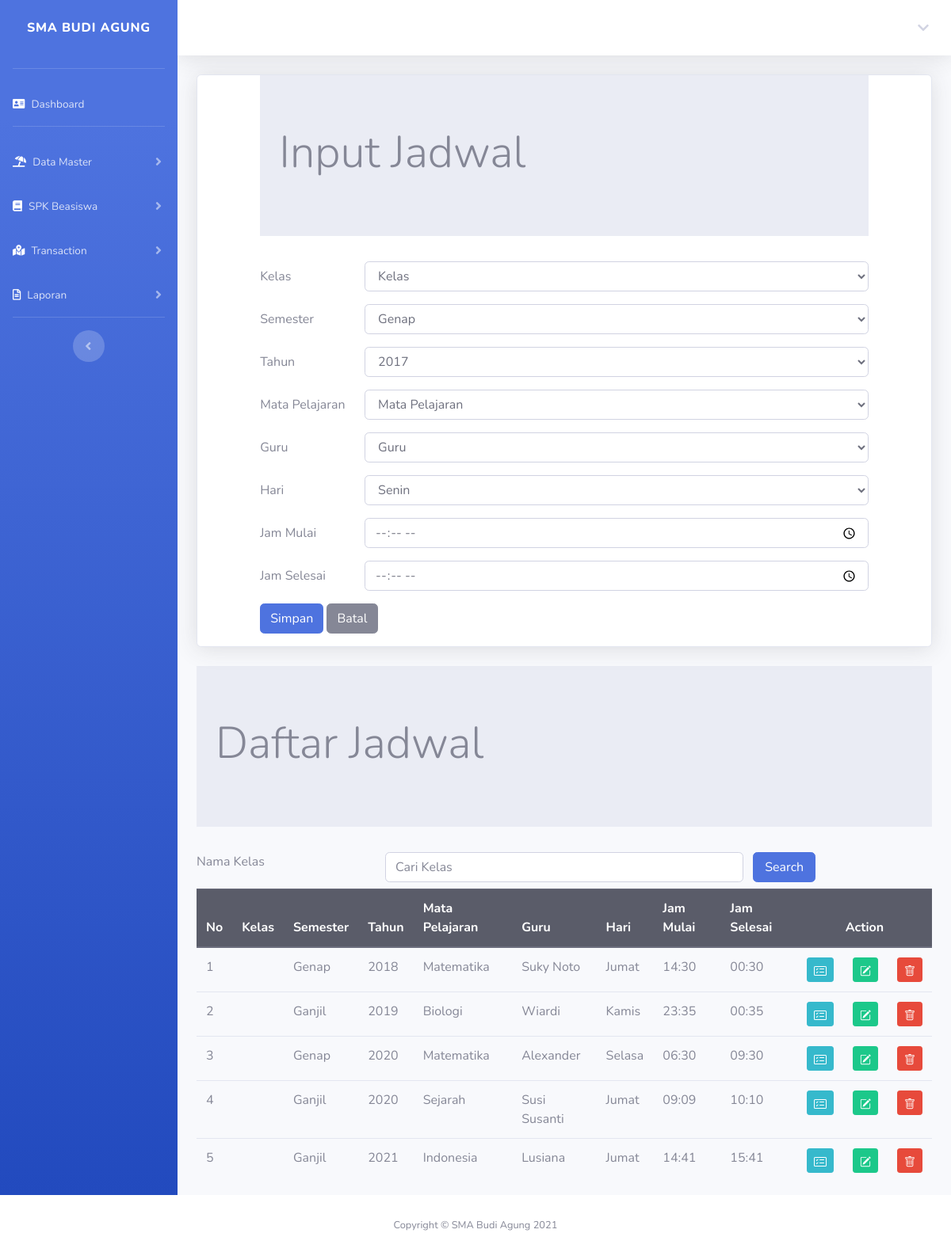
The app's page /jadwalinput.php (signed in) with its own data.
### tables this page shows
CREATE TABLE `jadwal` (
  `id` int(11) NOT NULL,
  `nama_kelas` varchar(100) NOT NULL,
  `kode_kelas` varchar(15) NOT NULL,
  `semester` varchar(100) NOT NULL,
  `tahun` year(4) NOT NULL,
  `matpel` varchar(100) NOT NULL,
  `kode_matpel` varchar(10) NOT NULL,
  `kode_guru` varchar(10) NOT NULL,
  `guru` varchar(100) NOT NULL,
  `hari` varchar(100) NOT NULL,
  `jammulai` varchar(100) NOT NULL,
  `jamselesai` varchar(100) NOT NULL
);

### jadwalinput.php (the view, shortened to what this page needs)
<!DOCTYPE html>
<?php
include "includes/config.php";
?>
<html lang="en">
<head>
    <link rel="stylesheet" type="text/css" href="css/bootstrap.min.css">
</head>
<?php include "header.php"; ?>
<div class="container-fluid">
    <div class="card shadow mb-4">
        <body>
            <div class="row">
                <div class="col-sm-1">
                </div>
                <?php if ($_SESSION['role'] != "siswa") : ?>
                    <div class="col-sm-10">
                        <div class="jumbotron jumbotron-fluid">
                            <div class="container">
                                <h1 class="display-4">Input Jadwal</h1>
                            </div>
                        </div>
                        <form method="POST">
                            <div class="form-group row">
                                <label for="kelas" class="col-sm-2 col-form-label">Kelas</label>
                                <div class="col-sm-10">
                                    <select name="inputkelas" class="form-control" id="kelas">
                                        <option>Kelas</option>
                                    </select>
                                </div>
                            </div>
                            <div class=" form-group row">
                                <label for="semester" class="col-sm-2 col-form-label">Semester</label>
                                <div class="col-sm-10">
                                    <select class="form-control" required name="inputsemester">
                                        <option value="Genap">Genap</option>
                                    </select>
                                </div>
                            </div>
                            <div class="form-group row">
                                <label for="tahun" class="col-sm-2 col-form-label">Tahun</label>
                                <div class="col-sm-10">
                                    <select class="form-control" required name="inputtahun">
                                        <option value="2017">2017</option>
                                    </select>
                                </div>
                            </div>
                            <div class="form-group row">
                                <label for="matpel" class="col-sm-2 col-form-label">Mata Pelajaran</label>
                                <div class="col-sm-10">
                                    <select name="inputmatpel" class="form-control" id="matpel">
                                        <option>Mata Pelajaran</option>
                                    </select>
                                </div>
                            </div>
                            <div class="form-group row">
                                <label for="guru" class="col-sm-2 col-form-label">Guru</label>
                                <div class="col-sm-10">
                                    <select name="inputguru" class="form-control" id="guru">
                                        <option>Guru</option>
                                    </select>
                                </div>
                            </div>
                            <div class="form-group row">
                                <label for="hari" class="col-sm-2 col-form-label">Hari</label>
                                <div class="col-sm-10">
                                    <select class="form-control" required name="inputhari">
                                        <option value="Senin">Senin</option>
                                    </select>
                                </div>
                            </div>
                            <div class="form-group row">
                                <label for="jammulai" class="col-sm-2 col-form-label">Jam Mulai</label>
                                <div class="col-sm-10">
                                    <input type="time" class="form-control" name="inputjammulai" id="jammulai" placeholder="Input Min">
                                </div>
                            </div>
                            <div class="form-group row">
                                <label for="jamselesai" class="col-sm-2 col-form-label">Jam Selesai</label>
                                <div class="col-sm-10">
                                    <input type="time" class="form-control" name="inputjamselesai" id="jamselesai" placeholder="Input Max ">
                                </div>
                            </div>
                            <div class="form-group row">
                                <div class="col-sm-10">
                                    <input type="submit" class="btn btn-primary" value="Simpan" name="simpan">
                                    <input type="button" class="btn btn-secondary" value="Batal" name="batal">
                                </div>
                            </div>
                    </div>
                <?php endif; ?>
            </div>
    </div>
    <div class="jumbotron jumbotron-fluid">
        <div class="container">
            <h1 class="display-4">Daftar Jadwal</h1>
        </div>
    </div>
    <form method="POST">
        <div class="form-group row mb-2">
            <label for="search" class="col-sm-3">Nama Kelas</label>
            <div class="col-sm-6">
                <input type="text" name="search" class="form-control" id="search" value="<?php if (isset($_POST['search'])) {
                                                                                                echo $_POST['search'];
                                                                                            } ?>" placeholder="Cari Kelas">
            </div>
            <input type="submit" name="kirim" class="col-sm-1 btn btn-primary" value="Search">
        </div>
    </form>
    <table class="table table success">
        <thead class="thead-dark">
            <tr>
                <th>No</th>
                <th>Kelas</th>
                <th>Semester</th>
                <th>Tahun</th>
                <th>Mata Pelajaran</th>
                <th>Guru</th>
                <th>Hari</th>
                <th>Jam Mulai</th>
                <th>Jam Selesai</th>
                <th colspan="3" style="text-align: center">Action</th>
            </tr>
        </thead>
        <tbody>
            <?php
            if (isset($_POST["kirim"])) {
                $search = $_POST['search'];
                $query = mysqli_query($connection, "select * from jadwal
        where kelas like '%" . $search . "%'");
            } else {
                $query = mysqli_query($connection, "select * from jadwal");
            }
            $nomor = 1;
            while ($row = mysqli_fetch_array($query)) { ?>
                <tr>
                    <td><?php echo $nomor; ?></td>
                    <td><?php echo $row['kelas']; ?></td>
                    <td><?php echo $row['semester']; ?></td>
                    <td><?php echo $row['tahun']; ?></td>
                    <td><?php echo $row['matpel']; ?></td>
                    <td><?php echo $row['guru']; ?></td>
                    <td><?php echo $row['hari']; ?></td>
                    <td><?php echo $row['jammulai']; ?></td>
                    <td><?php echo $row['jamselesai']; ?></td>
                    <td>
                        <a href="absensiinput.php?kelas=<?php echo $row["kode_kelas"] ?>&mapel=<?= $row["kode_matpel"] ?>" class=" btn btn-info btn-sm" title="Kehadiran">
                        </a>
                    </td>
                    <td>
                        <a href="jadwaledit.php?ubah=<?php echo $row["kode_kelas"] ?>&matpel=<?= $row['kode_matpel'] ?>&id=<?= $row['id'] ?>" class="btn btn-success btn-sm" title="Edit">
                        </a>
                    </td>
                    <td>
                        <a href="jadwalhapus.php?hapus=<?php echo $row['kelas'] ?>&hapus2=<?php echo $row['matpel']; ?>" class="btn btn-danger btn-sm" title="Delete">
                        </a>
                    </td>
                </tr>
                <?php $nomor = $nomor + 1; ?>
            <?php } ?>
        </tbody>
    </table>
</div>
</body>
<?php include "footer.php"; ?>
</html>

### records on screen
jadwal: semester "Genap", tahun "2018", matpel "Matematika", guru "Suky Noto", hari "Jumat", jammulai "14:30", jamselesai "00:30"
jadwal: semester "Ganjil", tahun "2019", matpel "Biologi", guru "Wiardi", hari "Kamis", jammulai "23:35", jamselesai "00:35"
jadwal: semester "Genap", tahun "2020", matpel "Matematika", guru "Alexander", hari "Selasa", jammulai "06:30", jamselesai "09:30"
jadwal: semester "Ganjil", tahun "2020", matpel "Sejarah", guru "Susi Susanti", hari "Jumat", jammulai "09:09", jamselesai "10:10"
jadwal: semester "Ganjil", tahun "2021", matpel "Indonesia", guru "Lusiana", hari "Jumat", jammulai "14:41", jamselesai "15:41"
